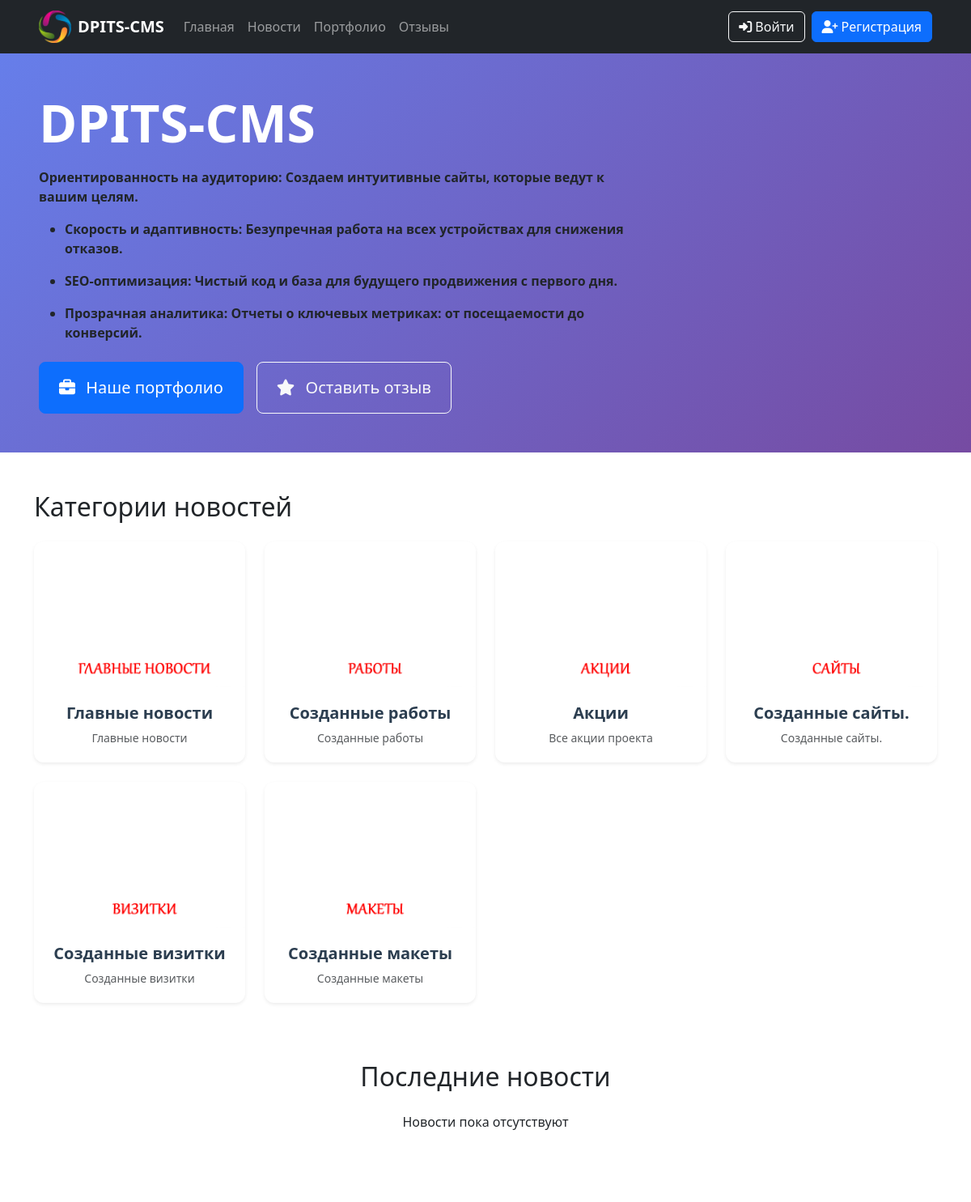
Before: /news/ (upper part) with the older database file.
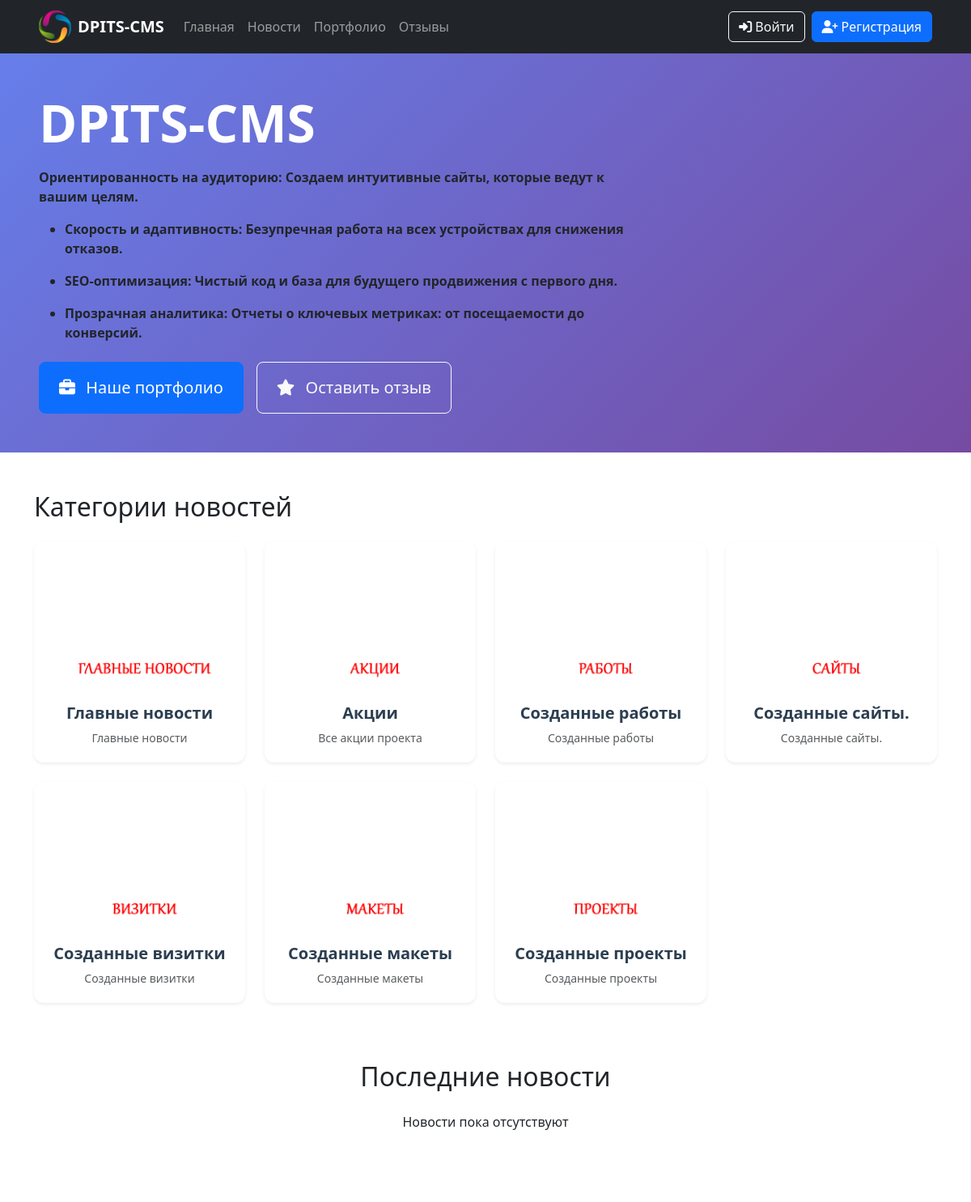
After: the same page with the newer database file.
### main/models.py (models this page shows, shortened)
class SiteSettings(models.Model):
    phone1 = models.CharField(_("Телефон 1"), max_length=20, blank=True)
    phone2 = models.CharField(_("Телефон 2"), max_length=20, blank=True)
    email = models.EmailField(_("Email"), max_length=255, blank=True)
    logo = models.ImageField(_("Логотип"), upload_to="logos/", blank=True)
    logo_text = models.CharField(_("Текст логотипа"), max_length=100, blank=True)
    slogan = models.CharField(_("Слоган в шапке"), max_length=255, blank=True)
    motto = CKEditor5Field(_("Девиз сайта"), blank=True, config_name="extends")
    short_description = CKEditor5Field(
        _("Краткое описание"), blank=True, config_name="extends"
    )
    content = CKEditor5Field(_("Описание"), blank=True, config_name="extends")
    address = models.CharField(_("Адрес"), max_length=255, blank=True)
    facebook = models.URLField(_("Facebook"), blank=True)
    instagram = models.URLField(_("Instagram"), blank=True)
    youtube = models.URLField(_("Youtube"), blank=True)
    rutube = models.URLField(_("Rutube"), blank=True)
    vk_video = models.URLField(_("VK видео"), blank=True)
    telegram = models.URLField(_("Telegram"), blank=True)
    vk = models.URLField(_("VK"), blank=True)
    ok = models.URLField(_("OK"), blank=True)
    site_closed = models.BooleanField(_("Сайт закрыт"), default=False)
    closure_message = models.TextField(_("Сообщение при закрытии"), blank=True)
    class Meta:
        verbose_name = _("Настройки сайта")
        verbose_name_plural = _("Настройки сайта")

### news/models.py (models this page shows, shortened)
class NewsCategory(models.Model):
    name = models.CharField(_("Название"), max_length=100)  # Название категории
    slug = models.SlugField(_("URL"), unique=True)  # URL-идентификатор для ЧПУ
    image = models.ImageField(
        _("Изображение"), upload_to="news/categories/", blank=True
    )  # Изображение категории
    description = CKEditor5Field(
        _("Описание"), blank=True, config_name="extends"
    )  # Описание с WYSIWYG редактором
    show_in_menu = models.BooleanField(
        _("Показывать в меню"), default=True
    )  # Показывать в меню навигации
    order = models.IntegerField(_("Порядок"), default=0)  # Порядок сортировки
    is_active = models.BooleanField(_("Активно"), default=True)  # Активна ли категория
    class Meta:
        verbose_name = _(
            "Категория новостей"
        )  # Человекочитаемое имя в единственном числе
        verbose_name_plural = _(
            "Категории новостей"
        )  # Человекочитаемое имя во множественном числе
        ordering = ["order", "name"]  # Сортировка по порядку и имени

### news/views.py (the view)
# urls.py: path("", views.news_list, name="list"),
def news_list(request):
    news_list = News.objects.filter(is_active=True).order_by("-created_at")
    categories = NewsCategory.objects.filter(is_active=True, show_in_menu=True)
    paginator = Paginator(news_list, 20)
    page_number = request.GET.get("page")  # Получение номера страницы из GET-параметра
    page_obj = paginator.get_page(page_number)  # Получение объекта страницы
    context = {
        "news_list": page_obj,  # Новости текущей страницы
        "categories": categories,  # Список категорий для меню
    }
    return render(request, "news/list.html", context)

### main/context_processors.py (called while the page is built)
def site_settings(request):
    settings = SiteSettings.objects.first()
    return {"site_settings": settings}

def menu_items(request):
    pages = Page.objects.filter(show_in_menu=True, show_on_site=True).order_by("order")
    return {"menu_pages": pages}

### news/context_processors.py (called while the page is built)
def latest_news(request):
    latest_news = News.objects.filter(is_active=True).order_by("-created_at")[:3]
    return {"latest_news": latest_news}

### news/templates/news/list.html (shortened to what this page needs)
{% extends 'base.html' %}
{% load static %}
{% block content %}
{% include 'Hero.html' %}
<div class="container">
    <div class="row mt-5">
        <div class="col-12">
            <h2 class="mb-4 text-left">Категории новостей</h2>
            <div class="row">
                {% for category in categories %}
                <div class="col-md-4 col-lg-3 mb-4">
                    <div class="category-card card h-100 shadow-sm">
                        {% if category.slug %}
                            <a href="{% url 'news:category' category.slug %}" class="text-decoration-none text-dark">
                        {% else %}
                            <a href="#" class="text-decoration-none text-dark">
                        {% endif %}
                            {% if category.image %}
                                <img src="{{ category.image.url }}" class="card-img-top category-image" alt="{{ category.name }}" style="height: 180px; object-fit: cover;">
                            {% else %}
                                <div class="category-placeholder bg-light d-flex align-items-center justify-content-center" style="height: 180px;">
                                    <i class="fas fa-newspaper fa-3x text-muted"></i>
                                </div>
                            {% endif %}
                            <div class="card-body text-center d-flex flex-column">
                                <h5 class="card-title mb-0">{{ category.name }}</h5>
                                {% if category.description %}
                                <p class="card-text small text-muted mt-2 flex-grow-1">
                                    {{ category.description|striptags|truncatewords:10 }}
                                </p>
                                {% endif %}
                            </div>
                        </a>
                    </div>
                </div>
                {% empty %}
                <div class="col-12 text-center">
                    <p>Категории пока отсутствуют</p>
                </div>
                {% endfor %}
            </div>
        </div>
    </div>
    <div class="row mt-5">
        <div class="col-12">
            <h2 class="mb-4 text-center">Последние новости</h2>
            <div class="row">
                {% for news_item in news_list %}
                <div class="col-md-6 mb-4">
                    <div class="card h-100 news-card shadow-sm">
                        {% if news_item.image %}
                        <img src="{{ news_item.image.url }}" class="card-img-top" alt="{{ news_item.title }}" style="height: 200px; object-fit: cover;">
                        {% else %}
                        <div class="bg-light d-flex align-items-center justify-content-center" style="height: 200px;">
                            <i class="fas fa-image fa-2x text-muted"></i>
                        </div>
                        {% endif %}
                        <div class="card-body d-flex flex-column">
                            {% if news_item.category and news_item.category.slug %}
                            <span class="badge bg-primary mb-2 align-self-start">{{ news_item.category.name }}</span>
                            {% endif %}
                            <h5 class="card-title">{{ news_item.title }}</h5>
                            <p class="card-text flex-grow-1">{{ news_item.short_description|striptags|truncatewords:30 }}</p>
                            <div class="d-flex justify-content-between align-items-center mt-auto">
                                <small class="text-muted">{{ news_item.created_at|date:"d.m.Y" }}</small>
                                <a href="{% url 'news:detail' news_item.slug %}" class="btn btn-sm btn-outline-primary">Читать далее</a>
                            </div>
                        </div>
                    </div>
                </div>
                {% empty %}
                <div class="col-12 text-center">
                    <p>Новости пока отсутствуют</p>
                </div>
                {% endfor %}
            </div>
        </div>
    </div>
</div>
{% endblock %}

### templates/base.html (shortened to what this page needs)
{% load static %}
<!DOCTYPE html>
<html lang="ru">
<head>
    <link href="https://cdn.jsdelivr.net/npm/bootstrap@5.3.0/dist/css/bootstrap.min.css" rel="stylesheet">
    <link rel="stylesheet" href="https://cdnjs.cloudflare.com/ajax/libs/font-awesome/6.4.0/css/all.min.css">
</head>
<body>
    {% include "Header.html" %}
    <main>
        {% block content %}
        {% endblock %}
    </main>
    {% include "Content-Section.html" %}
</body>
</html>

### templates/Header.html (shortened to what this page needs)
<header class="bg-dark text-white sticky-top">
    <nav class="navbar navbar-expand-lg navbar-dark">
        <div class="container-fluid px-4 px-lg-5">
            <a class="navbar-brand d-flex align-items-center" href="{% url 'main:index' %}">
                {% if site_settings.logo %}
                    <img src="{{ site_settings.logo.url }}" alt="{{ site_settings.logo_text }}" height="40" class="me-2">
                {% endif %}
                <span class="fw-bold">{{ site_settings.logo_text }}</span>
            </a>
            <div class="collapse navbar-collapse" id="navbarNav">
                <ul class="navbar-nav me-auto">
                    <li class="nav-item">
                        <a class="nav-link" href="{% url 'main:index' %}">Главная</a>
                    </li>
                    <li class="nav-item">
                        <a class="nav-link" href="{% url 'news:list' %}">Новости</a>
                    </li>
                    <li class="nav-item">
                        <a class="nav-link" href="{% url 'portfolio:list' %}">Портфолио</a>
                    </li>
                    <li class="nav-item">
                        <a class="nav-link" href="{% url 'reviews:list' %}">Отзывы</a>
                    </li>
                </ul>
                <div class="d-flex">
                    {% if user.is_authenticated %}
                        <div class="dropdown">
                            <button class="btn btn-outline-light dropdown-toggle d-flex align-items-center"
                                    type="button" data-bs-toggle="dropdown" aria-expanded="false">
                                <i class="fas fa-user me-2"></i>
                                <span class="d-none d-md-inline">{{ user.username }}</span>
                            </button>
                            <ul class="dropdown-menu dropdown-menu-end">
                                <li><a class="dropdown-item" href="{% url 'accounts:profile' %}">
                                    <i class="fas fa-user me-2"></i>Профиль
                                </a></li>
                                <li><a class="dropdown-item" href="{% url 'accounts:ticket_list' %}">
                                    <i class="fas fa-ticket-alt me-2"></i>Мои тикеты
                                </a></li>
                                <li><hr class="dropdown-divider"></li>
                                <li><a class="dropdown-item" href="{% url 'accounts:logout' %}">
                                    <i class="fas fa-sign-out-alt me-2"></i>Выйти
                                </a></li>
                            </ul>
                        </div>
                    {% else %}
                        <a href="{% url 'accounts:login' %}" class="btn btn-outline-light me-2">
                            <i class="fas fa-sign-in-alt me-1"></i>Войти
                        </a>
                        <a href="{% url 'accounts:register' %}" class="btn btn-primary">
                            <i class="fas fa-user-plus me-1"></i>Регистрация
                        </a>
                    {% endif %}
                </div>
            </div>
        </div>
    </nav>
</header>

### templates/Hero.html
<section class="hero-section py-5">
    <div class="container-fluid px-4 px-lg-5">
        <div class="row align-items-center min-vh-50">
            <div class="col-lg-8 col-md-10">
                <h1 class="display-3 fw-bold text-white mb-3">
                    {{ site_settings.logo_text }}
                </h1>
                <strong class="text_motto">
                    {{ site_settings.motto|safe }}
                </strong>
                <div class="d-flex flex-wrap gap-3 mt-4">
                    <a href="{% url 'portfolio:list' %}" class="btn btn-primary btn-lg px-4 py-3">
                        <i class="fas fa-briefcase me-2"></i>
                        Наше портфолио
                    </a>
                    <a href="{% url 'reviews:add' %}" class="btn btn-outline-light btn-lg px-4 py-3">
                        <i class="fas fa-star me-2"></i>
                        Оставить отзыв
                    </a>
                </div>
            </div>
        </div>
    </div>
</section>

### templates/Content-Section.html (shortened to what this page needs)
<section class="full-width-section content-section">
</section>

### templates/base.html (style rules this page uses)
body { display: flex; flex-direction: column; min-height: 100vh; }
.container-fluid { padding-left: 0; padding-right: 0; }
.full-width-section { width: 100%; margin-left: 0; margin-right: 0; }
.hero-section { background: linear-gradient(135deg, #667eea 0%, #764ba2 100%); padding: 80px 0; width: 100%; }
.content-section { padding: 60px 15px; width: 100%; }
@media (min-width: 1200px) { .content-section { padding: 80px 50px; } }
main { flex: 1; }

### news/templates/news/list.html (style rules this page uses)
.category-card { transition: all 0.3s ease; border: none; border-radius: 12px; overflow: hidden; }
.category-image { transition: transform 0.3s ease; }
.card-title { font-weight: 600; color: #2c3e50; }
.category-card .card-body { padding: 1.25rem; }
.card { display: flex; flex-direction: column; }
.card-body { flex: 1 1 auto; }

Changed rows visible on the page:
changed NewsCategory "Акции": moves up the list
added NewsCategory: image (picture), name "Созданные проекты", description "Созданные проекты"
